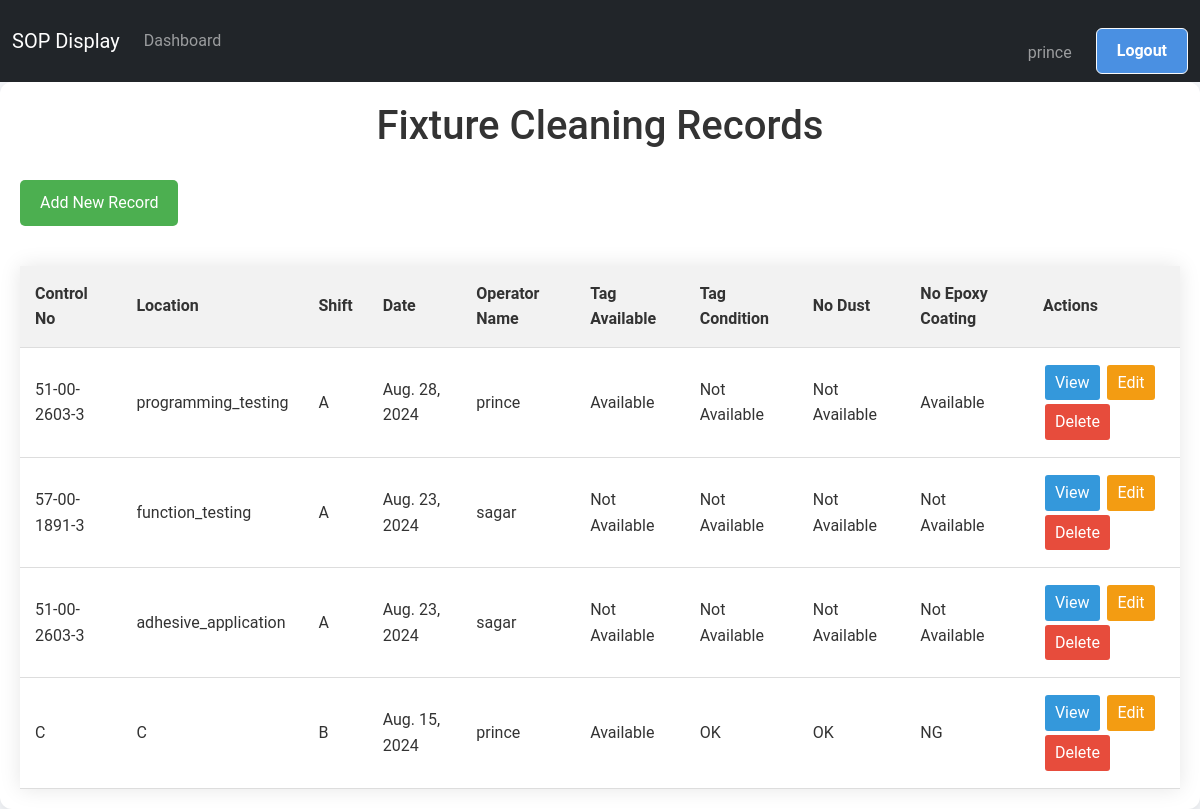
Screenshot of /screen/fixture/list/ (signed in) with the database file from the repository.
### screen_app/models.py (models this page shows, shortened)
class FixtureCleaningRecord(models.Model):
    SHIFT_CHOICES = [
        ('A', 'A'),
        ('B', 'B'),
    ]
    FIXTURE_LOCATION = [
        ('visual_inspection', 'Visual Inspection'),
        ('programming_testing', 'Programming & Testing'),
        ('function_testing', 'Function Testing'),
        ('adhesive_application', 'Adhesive Application'),
        ('conformal_coating', 'Conformal Coating'),
        ('housing', 'Housing'),
        ('e90fl', 'E90FL'),
        ('dr_beck_epoxy', 'Dr. Beck Epoxy'),
        ('final_testing', 'Final Testing'),
    ]
    TAG_CHOICES = [
        ('Available', 'Available'),
        ('Not Available', 'Not Available'),
    ]
    TICK_CHOICES = [
        ('✔', 'OK'),
        ('✘', 'Not OK'),
        ('', 'Not Checked')
    ]
    TAG_CHOICES = [
        ('Available', 'Available'),
        ('Not Available', 'Not Available'),
    ]
    station = models.CharField(max_length=100, choices=STATION_CHOICES, default='DSL01_S01')
    doc_number = models.CharField(max_length=20, default="QSF-12-15",blank=True)
    month_year = models.DateField()
    shift = models.CharField(max_length=1, choices=SHIFT_CHOICES)
    fixture_location = models.CharField(max_length=200, choices=FIXTURE_LOCATION)
    fixture_control_no = models.CharField(max_length=200, choices=CONTROL_NUMBER_CHOICES)
    fixture_installation_date = models.DateField()
    date = models.DateField(default=timezone.now,blank=True)
    time = models.TimeField(default=timezone.now,blank=True)
    operator_name = models.ForeignKey(User, on_delete=models.CASCADE, blank=True, null=True)
    verification_tag_available = models.CharField(max_length=25, choices=TAG_CHOICES)
    verification_tag_condition = models.CharField(max_length=25, choices=TAG_CHOICES)
    no_dust_on_fixture = models.CharField(max_length=25, choices=TAG_CHOICES)
    no_epoxy_coating_on_fixture = models.CharField(max_length=25, choices=TAG_CHOICES)
    operator_signature = models.CharField(max_length=1, choices=TICK_CHOICES, default='✔',blank=True)
    supervisor_signature = models.CharField(max_length=1, choices=TICK_CHOICES, default='✘',blank=True)
    class Meta:
        verbose_name = "Fixture Cleaning Record"
        verbose_name_plural = "Fixture Cleaning Records"

### screen_app/views.py (the view)
# urls.py: path('fixture/list/', ListFixtureCleaningRecordView.as_view(), name='list_fixture_cleaning_records'),
@method_decorator(staff_member_required, name='dispatch')
class ListFixtureCleaningRecordView(ListView):
    model = FixtureCleaningRecord
    template_name = 'fixture_records/list_fixture_cleaning_records.html'
    context_object_name = 'records'
    ordering = ['-date', '-time']

### screen_app/templates/fixture_records/list_fixture_cleaning_records.html (shortened to what this page needs)
{% extends "base.html" %}
{% block content %}
<div class="container">
    <h1>Fixture Cleaning Records</h1>
    <a href="{% url 'add_fixture_cleaning_record' %}" class="add-new-btn">Add New Record</a>
    {% if records %}
        <table>
            <thead>
                <tr>
                    <th>Control No</th>
                    <th>Location</th>
                    <th>Shift</th>
                    <th>Date</th>
                    <th>Operator Name</th>
                    <th>Tag Available</th>
                    <th>Tag Condition</th>
                    <th>No Dust</th>
                    <th>No Epoxy Coating</th>
                    <th>Actions</th>
                </tr>
            </thead>
            <tbody>
                {% for record in records %}
                <tr>
                    <td>{{ record.fixture_control_no }}</td>
                    <td>{{ record.fixture_location }}</td>
                    <td>{{ record.shift }}</td>
                    <td>{{ record.date }}</td>
                    <td>{{ record.operator_name.username }}</td>
                    <td>{{ record.verification_tag_available }}</td>
                    <td>{{ record.verification_tag_condition }}</td>
                    <td>{{ record.no_dust_on_fixture }}</td>
                    <td>{{ record.no_epoxy_coating_on_fixture }}</td>
                    <td>
                        <a href="{% url 'fixture_cleaning_record_detail' record.pk %}" class="action-btn view-btn">View</a>
                        <a href="{% url 'update_fixture_cleaning_record' record.pk %}" class="action-btn edit-btn">Edit</a>
                        <a href="{% url 'delete_fixture_cleaning_record' record.pk %}" class="action-btn delete-btn">Delete</a>
                    </td>
                </tr>
                {% endfor %}
            </tbody>
        </table>
    {% else %}
        <p class="no-records">No records found.</p>
    {% endif %}
</div>
{% endblock content %}

### templates/base.html (shortened to what this page needs)
{% load static %}
<!DOCTYPE html>
<html lang="en">
  <head>
    <link rel="stylesheet" href="{% static 'css/bootstrap.css' %}" />
  </head>
  <body>
    <nav class="navbar navbar-expand-lg navbar-dark bg-dark" id="mainNavbar">
      <div class="container-fluid">
        <a class="navbar-brand" href="/">SOP Display</a>
        <div class="collapse navbar-collapse" id="navbarContent">
          <ul class="navbar-nav me-auto mb-2 mb-lg-0">
            {% if user.is_authenticated %}
            <li class="nav-item">
              <a
                class="nav-link {% if request.resolver_match.url_name == 'dashboard' %}active{% endif %}"
                href="{% url 'dashboard' %}"
                >Dashboard</a
              >
            </li>
             {% endif %}
          </ul>
          <ul class="navbar-nav ">
            {% if user.is_authenticated %}
            <li class="nav-item mt-4">
              <span class=" nav-link  me-3">{{ user.username }}</span>
            </li>
            <li class="nav-item">
              <form method="post" action="{% url 'logout' %}">
                <button class="btn btn-outline-light" type="submit">
                  Logout
                </button>
              </form>
            </li>
            {% endif %}
          </ul>
        </div>
      </div>
    </nav>
    {% block content %} {% endblock content %}
  </body>
</html>

### templates/base.html (style rules this page uses)
html, body { height: 100%; margin: 0; padding: 0; overflow-x: hidden; }
body { padding-top: 0px; }
.navbar { transition: transform 0.3s ease; }
body { scrollbar-width: none; -ms-overflow-style: none; }
:root { --primary-color: #4a90e2; --secondary-color: #f5f7fa; --text-color: #333; --border-color: #e0e0e0; }
body { font-family: "Roboto", Arial, sans-serif; background-color: var(--secondary-color); color: var(--text-color); line-height: 1.6; margin: 0; padding: 0; }
.container { max-width: 1200px; margin: 40px auto; padding: 30px; background-color: #ffffff; border-radius: 12px; box-shadow: 0 5px 15px rgba(0, 0, 0, 0.1); }
h1 { color: var(--primary-color); font-size: 2.5em; text-align: center; margin-bottom: 30px; }
.btn { display: inline-block; background-color: var(--primary-color); color: white; padding: 10px 20px; text-decoration: none; border-radius: 6px; font-weight: bold; transition: background-color 0.3s ease; }
form { margin-top: 20px; }
form button { background-color: var(--primary-color); color: white; border: none; padding: 12px 24px; font-size: 18px; border-radius: 6px; cursor: pointer; transition: background-color 0.3s ease; }

### screen_app/templates/fixture_records/list_fixture_cleaning_records.html (style rules this page uses)
.container { max-width: 1200px; margin: 0 auto; padding: 20px; }
h1 { color: #333; text-align: center; margin-bottom: 30px; }
.add-new-btn { display: inline-block; background-color: #4CAF50; color: white; padding: 10px 20px; text-decoration: none; border-radius: 5px; margin-bottom: 20px; transition: background-color 0.3s; }
table { width: 100%; border-collapse: collapse; margin-top: 20px; box-shadow: 0 0 20px rgba(0, 0, 0, 0.1); }
th, td { padding: 15px; text-align: left; border-bottom: 1px solid #ddd; }
th { background-color: #f2f2f2; font-weight: bold; color: #333; }
.action-btn { display: inline-block; padding: 5px 10px; margin: 2px; text-decoration: none; color: white; border-radius: 3px; transition: background-color 0.3s; }
.view-btn { background-color: #3498db; }
.edit-btn { background-color: #f39c12; }
.delete-btn { background-color: #e74c3c; }

### rows the page displays
FixtureCleaningRecord: fixture_control_no "51-00-2603-3", fixture_location "programming_testing", shift "A", date "Aug. 28, 2024", operator_name.username "prince", verification_tag_available "Available", verification_tag_condition "Not Available", no_dust_on_fixture "Not Available", no_epoxy_coating_on_fixture "Available"
FixtureCleaningRecord: fixture_control_no "57-00-1891-3", fixture_location "function_testing", shift "A", date "Aug. 23, 2024", operator_name.username "sagar", verification_tag_available "Not Available", verification_tag_condition "Not Available", no_dust_on_fixture "Not Available", no_epoxy_coating_on_fixture "Not Available"
FixtureCleaningRecord: fixture_control_no "51-00-2603-3", fixture_location "adhesive_application", shift "A", date "Aug. 23, 2024", operator_name.username "sagar", verification_tag_available "Not Available", verification_tag_condition "Not Available", no_dust_on_fixture "Not Available", no_epoxy_coating_on_fixture "Not Available"
FixtureCleaningRecord: fixture_control_no "C", fixture_location "C", shift "B", date "Aug. 15, 2024", operator_name.username "prince", verification_tag_available "Available", verification_tag_condition "OK", no_dust_on_fixture "OK", no_epoxy_coating_on_fixture "NG"

### other values shown
{{ user.username }} "prince"
